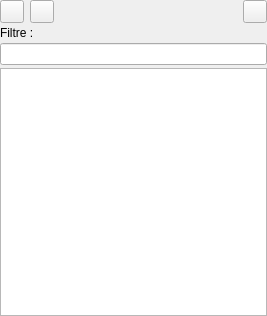
<?xml version="1.0" encoding="UTF-8"?>
<ui version="4.0">
 <class>ProjectDirectoryWidget</class>
 <widget class="QWidget" name="ProjectDirectoryWidget">
  <property name="geometry">
   <rect>
    <x>0</x>
    <y>0</y>
    <width>267</width>
    <height>316</height>
   </rect>
  </property>
  <layout class="QGridLayout">
   <property name="horizontalSpacing">
    <number>0</number>
   </property>
   <property name="verticalSpacing">
    <number>3</number>
   </property>
   <property name="margin">
    <number>0</number>
   </property>
   <item row="0" column="0" colspan="2">
    <layout class="QHBoxLayout">
     <property name="spacing">
      <number>6</number>
     </property>
     <property name="margin">
      <number>0</number>
     </property>
     <item>
      <widget class="QToolButton" name="m_updateProjectBtn">
       <property name="toolTip">
        <string>Update project</string>
       </property>
       <property name="whatsThis">
        <string>Call the update fonction of your &lt;i&gt;revision control system&lt;/i&gt; for all the project directory.</string>
       </property>
       <property name="icon">
        <iconset resource="../application.qrc">
         <normaloff>:/images/vcs_update.png</normaloff>:/images/vcs_update.png</iconset>
       </property>
      </widget>
     </item>
     <item>
      <widget class="QToolButton" name="m_commitProjectBtn">
       <property name="toolTip">
        <string>Commit project</string>
       </property>
       <property name="whatsThis">
        <string>&lt;p&gt;Call the commit method of your &lt;i&gt;revision control sytem&lt;/i&gt; for all the project directory. An optional message can be added.&lt;/p&gt;
&lt;p&gt;&lt;i&gt;Only &lt;b&gt;XINX&lt;/b&gt; managed files are commited to the repository.&lt;/i&gt;&lt;/p&gt;</string>
       </property>
       <property name="icon">
        <iconset resource="../application.qrc">
         <normaloff>:/images/vcs_commit.png</normaloff>:/images/vcs_commit.png</iconset>
       </property>
      </widget>
     </item>
     <item>
      <spacer>
       <property name="orientation">
        <enum>Qt::Horizontal</enum>
       </property>
       <property name="sizeHint" stdset="0">
        <size>
         <width>141</width>
         <height>20</height>
        </size>
       </property>
      </spacer>
     </item>
     <item>
      <widget class="QToolButton" name="m_flatListBtn">
       <property name="whatsThis">
        <string>If checked the list is showed as flat instead of tree. Each list of file is preceded of a directory header.</string>
       </property>
       <property name="icon">
        <iconset resource="../application.qrc">
         <normaloff>:/images/flatlist.png</normaloff>:/images/flatlist.png</iconset>
       </property>
      </widget>
     </item>
    </layout>
   </item>
   <item row="1" column="0" colspan="2">
    <widget class="QLabel" name="label">
     <property name="text">
      <string>Filtre :</string>
     </property>
    </widget>
   </item>
   <item row="2" column="1">
    <widget class="XinxLineEdit" name="m_filtreLineEdit">
     <property name="whatsThis">
      <string>Filter the view on files present in the project directory. (joker as * and ? can be used). When filter is actived, the view is automatically switched in flat view. When filter is cleared, the view is switched in tree view.</string>
     </property>
    </widget>
   </item>
   <item row="3" column="0" colspan="2">
    <widget class="QTreeView" name="m_projectDirectoryTreeView">
     <property name="whatsThis">
      <string>&lt;p&gt;This view show all file in the project directory (and may be filtered by the field upper).&lt;/p&gt;
&lt;p&gt;By a right click with your mouse on a file, you can :&lt;/p&gt;
&lt;ul&gt;&lt;li&gt;Compare the file with the standard&lt;/li&gt;
&lt;li&gt;Compare the file with the head version&lt;/li&gt;
&lt;li&gt;Update the file from &lt;i&gt;revision control system&lt;/i&gt;.&lt;/li&gt;
&lt;li&gt;Remove the file from &lt;i&gt;revision control system&lt;/i&gt;.&lt;/li&gt;
&lt;li&gt;Add the file to &lt;i&gt;revision control system.&lt;/i&gt;&lt;/li&gt;
&lt;li&gt;Commit the file to &lt;i&gt;revision control system.&lt;/i&gt;&lt;/li&gt;&lt;/ul&gt;
&lt;p&gt;You can compare two file too.&lt;/p&gt;</string>
     </property>
     <property name="dragEnabled">
      <bool>true</bool>
     </property>
     <property name="dragDropMode">
      <enum>QAbstractItemView::DragOnly</enum>
     </property>
     <property name="selectionMode">
      <enum>QAbstractItemView::ExtendedSelection</enum>
     </property>
    </widget>
   </item>
  </layout>
 </widget>
 <customwidgets>
  <customwidget>
   <class>XinxLineEdit</class>
   <extends>QLineEdit</extends>
   <header location="global">xinxlineedit.h</header>
  </customwidget>
 </customwidgets>
 <resources>
  <include location="../application.qrc"/>
 </resources>
 <connections/>
</ui>
